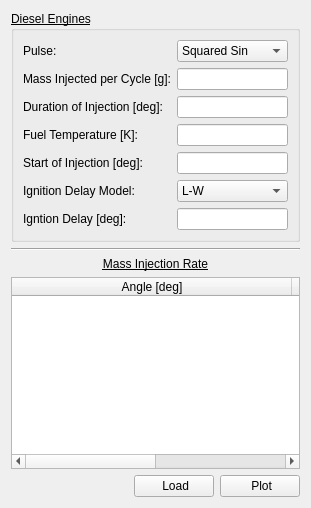
     <widget class="QWidget" name="tab_3">
      <property name="autoFillBackground">
       <bool>true</bool>
      </property>
      <attribute name="title">
       <string>Injection</string>
      </attribute>
      <layout class="QGridLayout" name="gridLayout_4">
       <item row="8" column="0" colspan="2">
        <widget class="Line" name="line_4">
         <property name="font">
          <font>
           <pointsize>9</pointsize>
          </font>
         </property>
         <property name="orientation">
          <enum>Qt::Horizontal</enum>
         </property>
        </widget>
       </item>
       <item row="11" column="1">
        <layout class="QHBoxLayout" name="horizontalLayout_2">
         <item>
          <spacer name="horizontalSpacer_4">
           <property name="font">
            <font>
             <pointsize>9</pointsize>
            </font>
           </property>
           <property name="orientation">
            <enum>Qt::Horizontal</enum>
           </property>
           <property name="sizeHint" stdset="0">
            <size>
             <width>40</width>
             <height>20</height>
            </size>
           </property>
          </spacer>
         </item>
         <item>
          <widget class="QPushButton" name="load_mfdot_pushButton">
           <property name="font">
            <font>
             <pointsize>9</pointsize>
            </font>
           </property>
           <property name="focusPolicy">
            <enum>Qt::NoFocus</enum>
           </property>
           <property name="text">
            <string> Load</string>
           </property>
           <property name="icon">
            <iconset resource="../images/images.qrc">
             <normaloff>:/fromHelyx/fromHelyx/download16.png</normaloff>:/fromHelyx/fromHelyx/download16.png</iconset>
           </property>
          </widget>
         </item>
         <item>
          <widget class="QPushButton" name="plot_mfdot_pushButton">
           <property name="font">
            <font>
             <pointsize>9</pointsize>
            </font>
           </property>
           <property name="focusPolicy">
            <enum>Qt::NoFocus</enum>
           </property>
           <property name="text">
            <string> Plot</string>
           </property>
           <property name="icon">
            <iconset resource="../images/images.qrc">
             <normaloff>:/fromHelyx/fromHelyx/monitoringFunction16.png</normaloff>:/fromHelyx/fromHelyx/monitoringFunction16.png</iconset>
           </property>
          </widget>
         </item>
        </layout>
       </item>
       <item row="10" column="0" colspan="2">
        <widget class="QTableWidget" name="mfdot_array">
         <property name="font">
          <font>
           <pointsize>9</pointsize>
          </font>
         </property>
         <attribute name="horizontalHeaderDefaultSectionSize">
          <number>280</number>
         </attribute>
         <attribute name="horizontalHeaderStretchLastSection">
          <bool>true</bool>
         </attribute>
         <column>
          <property name="text">
           <string>Angle [deg]</string>
          </property>
          <property name="font">
           <font>
            <pointsize>9</pointsize>
           </font>
          </property>
         </column>
         <column>
          <property name="text">
           <string>Value [kg/s]</string>
          </property>
          <property name="font">
           <font>
            <pointsize>9</pointsize>
           </font>
          </property>
         </column>
        </widget>
       </item>
       <item row="9" column="0" colspan="2">
        <widget class="QLabel" name="label_29">
         <property name="font">
          <font>
           <pointsize>9</pointsize>
           <underline>true</underline>
          </font>
         </property>
         <property name="text">
          <string>Mass Injection Rate</string>
         </property>
         <property name="alignment">
          <set>Qt::AlignCenter</set>
         </property>
        </widget>
       </item>
       <item row="0" column="0" colspan="2">
        <widget class="QGroupBox" name="diesel_groupBox">
         <property name="font">
          <font>
           <pointsize>9</pointsize>
           <underline>true</underline>
          </font>
         </property>
         <property name="title">
          <string>Diesel Engines</string>
         </property>
         <layout class="QGridLayout" name="gridLayout_5">
          <item row="1" column="0">
           <widget class="QLabel" name="label_22">
            <property name="font">
             <font>
              <pointsize>9</pointsize>
              <underline>false</underline>
             </font>
            </property>
            <property name="text">
             <string>Pulse:</string>
            </property>
           </widget>
          </item>
          <item row="6" column="0">
           <widget class="QLabel" name="label_27">
            <property name="font">
             <font>
              <pointsize>9</pointsize>
              <underline>false</underline>
             </font>
            </property>
            <property name="text">
             <string>Ignition Delay Model:</string>
            </property>
           </widget>
          </item>
          <item row="2" column="0">
           <widget class="QLabel" name="label_23">
            <property name="font">
             <font>
              <pointsize>9</pointsize>
              <underline>false</underline>
             </font>
            </property>
            <property name="text">
             <string>Mass Injected per Cycle [g]:</string>
            </property>
           </widget>
          </item>
          <item row="4" column="0">
           <widget class="QLabel" name="label_25">
            <property name="font">
             <font>
              <pointsize>9</pointsize>
              <underline>false</underline>
             </font>
            </property>
            <property name="text">
             <string>Fuel Temperature [K]:</string>
            </property>
           </widget>
          </item>
          <item row="3" column="0">
           <widget class="QLabel" name="label_24">
            <property name="font">
             <font>
              <pointsize>9</pointsize>
              <underline>false</underline>
             </font>
            </property>
            <property name="text">
             <string>Duration of Injection [deg]:</string>
            </property>
           </widget>
          </item>
          <item row="5" column="0">
           <widget class="QLabel" name="label_26">
            <property name="font">
             <font>
              <pointsize>9</pointsize>
              <underline>false</underline>
             </font>
            </property>
            <property name="text">
             <string>Start of Injection [deg]:</string>
            </property>
           </widget>
          </item>
          <item row="1" column="1">
           <widget class="QComboBox" name="pulse">
            <property name="font">
             <font>
              <pointsize>9</pointsize>
              <underline>false</underline>
             </font>
            </property>
            <item>
             <property name="text">
              <string>Squared Sin</string>
             </property>
            </item>
            <item>
             <property name="text">
              <string>Squared Wave</string>
             </property>
            </item>
            <item>
             <property name="text">
              <string>User Defined</string>
             </property>
            </item>
           </widget>
          </item>
          <item row="7" column="0">
           <widget class="QLabel" name="label_28">
            <property name="font">
             <font>
              <pointsize>9</pointsize>
              <underline>false</underline>
             </font>
            </property>
            <property name="text">
             <string>Igntion Delay [deg]:</string>
            </property>
           </widget>
          </item>
          <item row="2" column="1">
           <widget class="QLineEdit" name="m_inj">
            <property name="font">
             <font>
              <pointsize>9</pointsize>
              <underline>false</underline>
             </font>
            </property>
           </widget>
          </item>
          <item row="3" column="1">
           <widget class="QLineEdit" name="dtheta_inj">
            <property name="font">
             <font>
              <pointsize>9</pointsize>
              <underline>false</underline>
             </font>
            </property>
           </widget>
          </item>
          <item row="4" column="1">
           <widget class="QLineEdit" name="T_fuel">
            <property name="font">
             <font>
              <pointsize>9</pointsize>
              <underline>false</underline>
             </font>
            </property>
           </widget>
          </item>
          <item row="5" column="1">
           <widget class="QLineEdit" name="theta_inj_ini">
            <property name="font">
             <font>
              <pointsize>9</pointsize>
              <underline>false</underline>
             </font>
            </property>
           </widget>
          </item>
          <item row="6" column="1">
           <widget class="QComboBox" name="ignition_delay_model">
            <property name="font">
             <font>
              <pointsize>9</pointsize>
              <underline>false</underline>
             </font>
            </property>
            <item>
             <property name="text">
              <string>L-W</string>
             </property>
            </item>
            <item>
             <property name="text">
              <string>H-H</string>
             </property>
            </item>
            <item>
             <property name="text">
              <string>User Defined</string>
             </property>
            </item>
           </widget>
          </item>
          <item row="7" column="1">
           <widget class="QLineEdit" name="theta_id">
            <property name="font">
             <font>
              <pointsize>9</pointsize>
              <underline>false</underline>
             </font>
            </property>
           </widget>
          </item>
         </layout>
        </widget>
       </item>
      </layout>
     </widget>
